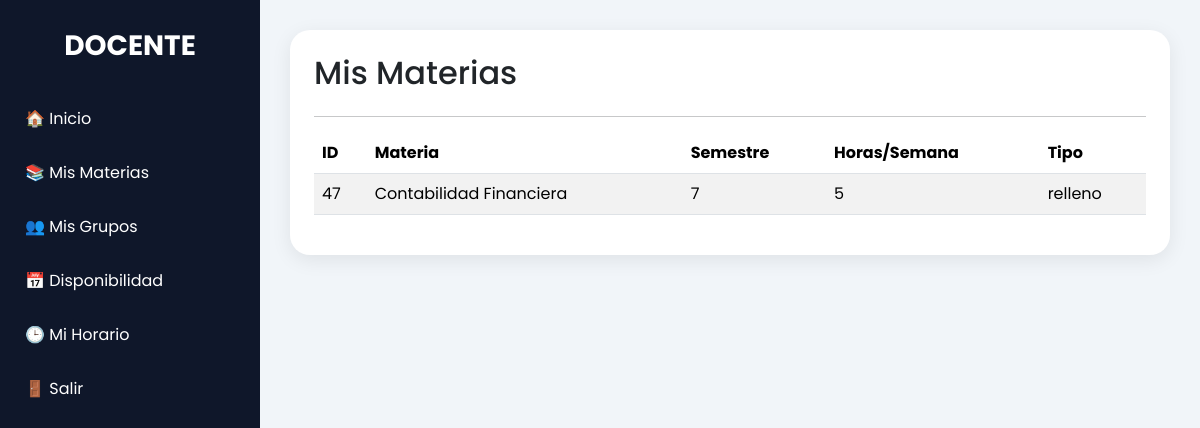
Screenshot of /docente/materias.php (signed in) with the database file from the repository.
### tables this page shows
CREATE TABLE IF NOT EXISTS `materias` (
`id` int(11) NOT NULL,
  `nombre` varchar(200) DEFAULT NULL,
  `semestre` int(11) DEFAULT NULL,
  `horas_semana` int(11) DEFAULT NULL,
  `tipo` varchar(50) DEFAULT NULL
);

### docente/materias.php (the view, shortened to what this page needs)
<?php
require_once("../config/conexion.php");
$docente_id = $_SESSION['id'];
$sql = "
SELECT m.*
FROM materias m
INNER JOIN docente_materia dm
ON dm.materia_id = m.id
WHERE dm.docente_id = $docente_id
ORDER BY m.semestre
";
$resultado = $conexion->query($sql);
?>
<!DOCTYPE html>
<html lang="es">
<head>
<link href="https://cdn.jsdelivr.net/npm/bootstrap@5.3.3/dist/css/bootstrap.min.css" rel="stylesheet">
</head>
<body>
<div class="sidebar">
<div class="logo">
DOCENTE
</div>
<a href="dashboard.php">🏠 Inicio</a>
<a href="materias.php">📚 Mis Materias</a>
<a href="grupos.php">👥 Mis Grupos</a>
<a href="disponibilidad.php">📅 Disponibilidad</a>
<a href="horario.php">🕒 Mi Horario</a>
<a href="../login/logout.php">🚪 Salir</a>
</div>
<div class="content">
<div class="card p-4">
<h2>Mis Materias</h2>
<hr>
<table class="table table-striped">
<thead>
<tr>
<th>ID</th>
<th>Materia</th>
<th>Semestre</th>
<th>Horas/Semana</th>
<th>Tipo</th>
</tr>
</thead>
<tbody>
<?php while($fila = $resultado->fetch(PDO::FETCH_ASSOC)){ ?>
<tr>
<td><?= $fila['id'] ?></td>
<td><?= $fila['nombre'] ?></td>
<td><?= $fila['semestre'] ?></td>
<td><?= $fila['horas_semana'] ?></td>
<td><?= $fila['tipo'] ?></td>
</tr>
<?php } ?>
</tbody>
</table>
</div>
</div>
</body>
</html>

### docente/materias.php (style rules this page uses)
body { background:#f1f5f9; font-family:'Poppins',sans-serif; }
.sidebar { width:260px; height:100vh; position:fixed; background:#0f172a; }
.sidebar .logo { color:white; text-align:center; padding:25px; font-size:28px; font-weight:700; }
.sidebar a { display:block; color:white; text-decoration:none; padding:15px 25px; }
.content { margin-left:260px; padding:30px; }
.card { border:none; border-radius:20px; box-shadow:0 5px 20px rgba(0,0,0,.08); }

### rows the page displays
materias: id "47", nombre "Contabilidad Financiera", semestre "7", horas_semana "5", tipo "relleno"
